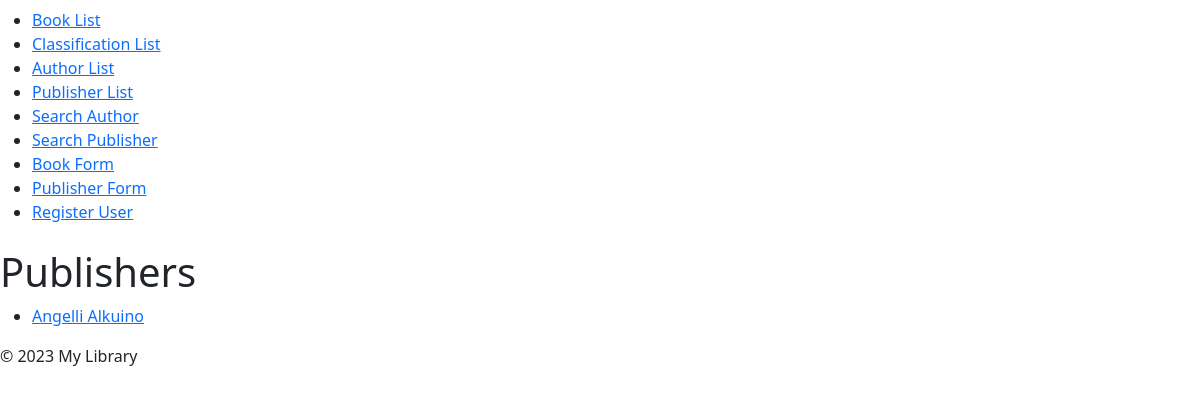
The app's page /publishers/, older data.
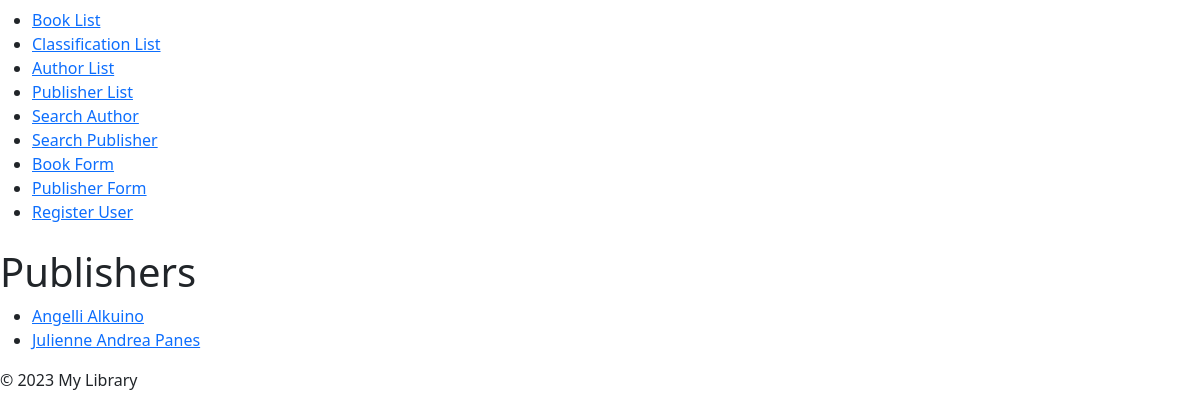
The same page, newer data.
### exercises/models.py (models this page shows, shortened)
class Publisher(models.Model):
    name = models.CharField(max_length=30)
    address = models.CharField(max_length=30)
    city = models.CharField(max_length=60)
    state_province = models.CharField(max_length=30)
    country = models.CharField(max_length=50)
    website = models.URLField()
    class Meta:
        verbose_name = _("Publisher")
        verbose_name_plural = _("Publishers")

### exercises/views.py (the view)
# urls.py: path('publishers/', publisher_list, name='publisher_list'),
def publisher_list(request):
    publishers = Publisher.objects.all()
    return render(request, 'publisher_list.html', {'publishers': publishers})

### exercises/templates/publisher_list.html
{% extends 'base.html' %}
{% block content %}
  <h1>Publishers</h1>
  <ul>
    {% for publisher in publishers %}
      <li>
        <a href="{% url 'publisher_detail' publisher.id %}">{{ publisher.name }}</a>
      </li>
    {% empty %}
      <li>No publishers found.</li>
    {% endfor %}
  </ul>
{% endblock %}

Row changes from the older to the newer data that the page shows:
added Publisher: name "Julienne Andrea Panes"
